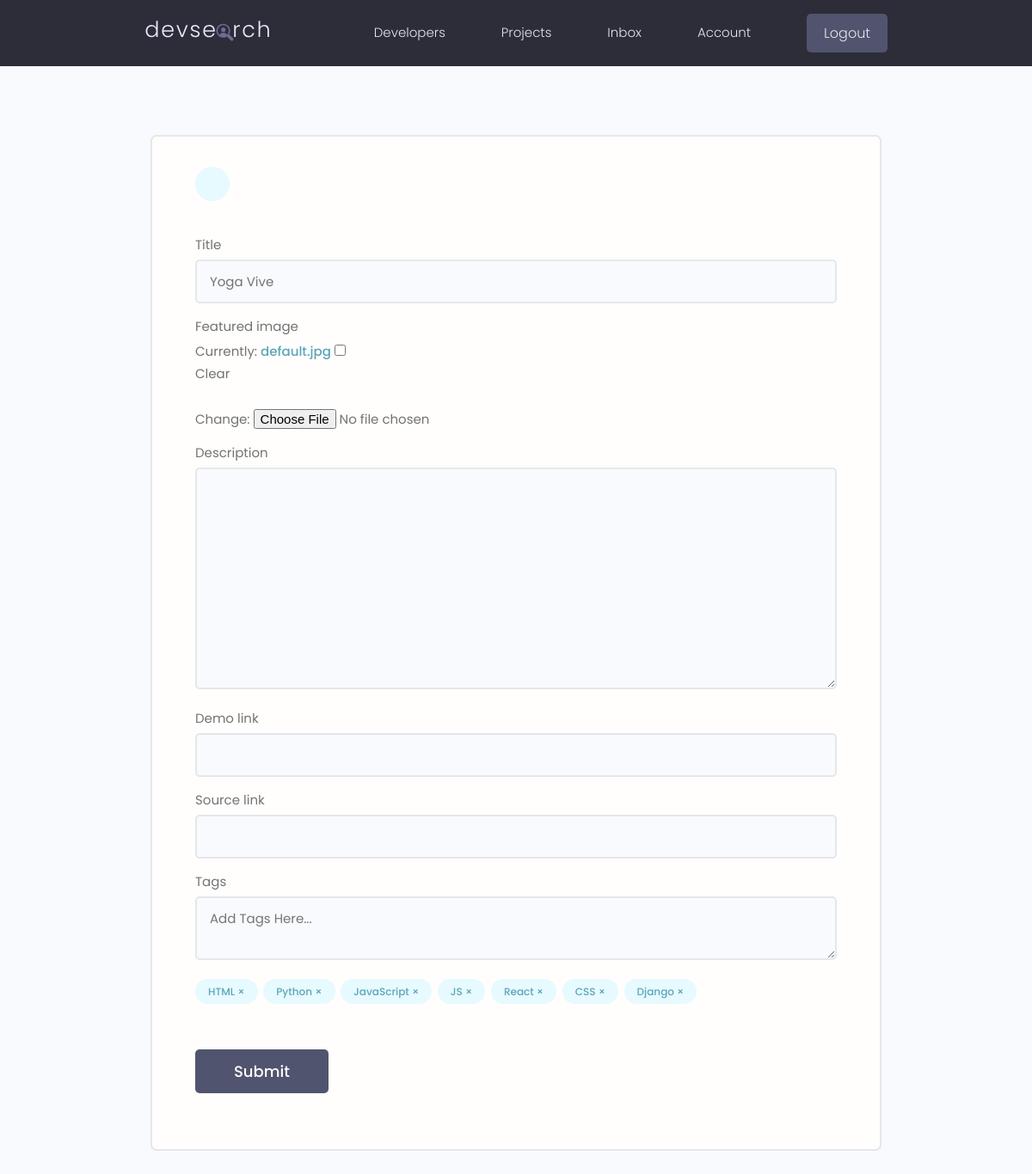
/projects/update-project/4f82afb1-2337-4b10-ab12-f81994ded37b/ (signed in), run on the app's committed database.
### projects/models.py (models this page shows, shortened)
class Project(models.Model):
    owner = models.ForeignKey(Profile, null=True, blank=True, on_delete=models.CASCADE)
    title = models.CharField(max_length=200)
    description = models.TextField(null=True, blank=True)
    featured_image = models.ImageField(null=True, blank=True, default="default.jpg")
    demo_link = models.CharField(max_length=2000, null=True, blank=True)
    source_link = models.CharField(max_length=2000, null=True, blank=True)
    tags = models.ManyToManyField("Tag", blank=True)
    vote_total = models.IntegerField(default=0, null=True, blank=True)
    vote_ratio = models.IntegerField(default=0, null=True, blank=True)
    created = models.DateTimeField(auto_now_add=True)
    id = models.UUIDField(
        default=uuid.uuid4, unique=True, primary_key=True, editable=False
    )
    class Meta:
        ordering = ["-vote_ratio", "-vote_total", "title"]

class Tag(models.Model):
    name = models.CharField(max_length=200)
    created = models.DateTimeField(auto_now_add=True)
    id = models.UUIDField(
        default=uuid.uuid4, unique=True, primary_key=True, editable=False
    )

### projects/views.py (the view, shortened to what this page needs)
# urls.py: path("update-project/<str:pk>/", views.updateProject, name="update-project"),
@login_required(login_url="login")
def updateProject(request, pk):
    profile = request.user.profile
    project = profile.project_set.get(id=pk)
    form = ProjectForm(instance=project)
    context = {"form": form, "project": project}
    return render(request, "projects/project_form.html", context)

### projects/forms.py
class ProjectForm(ModelForm):
    class Meta:
        model = Project
        fields = [
            "title",
            "featured_image",
            "description",
            "demo_link",
            "source_link",
        ]
        widgets = {
            "tags": forms.CheckboxSelectMultiple(),
        }
    def __init__(self, *args, **kwargs):
        super(ProjectForm, self).__init__(*args, **kwargs)
        for name, field in self.fields.items():
            field.widget.attrs.update({"class": "input"})

### projects/templates/projects/project_form.html (shortened to what this page needs)
{% extends 'main.html'%} {% block content %}
<main class="formPage my-xl">
  <div class="content-box">
    <div class="formWrapper">
      <a class="backButton" href="{% url 'account' %}"
        ></a>
      <br />
      <form class="form" method="POST" enctype="multipart/form-data">
        {% csrf_token %} {% for field in form %}
        <div class="form__field">
          <label for="formInput#text">{{field.label}} </label>
          {{field}}
        </div>
        {% endfor %}
        <div class="form__field">
          <label for="formInput#text">Tags</label>
          <textarea
            name="newtags"
            class="input"
            placeholder="Add Tags Here..."
          ></textarea>
        </div>
        <div class="form__field">
          {% for tag in project.tags.all %}
          <div
            class="project-tag tag tag--pill tag--main"
            data-tag="{{tag.id}}"
            data-project="{{project.id}}"
          >
            {{tag.name}} &#215;
          </div>
          {% endfor %}
        </div>
        <input
          class="btn btn--sub btn--lg my-md"
          type="submit"
          value="Submit"
        />
      </form>
    </div>
  </div>
</main>
{% endblock %}

### static/styles/app.css (style rules this page uses)
:root { --color-sub: #2d2d39; }
.btn--sub { background-color: var(--color-sub-light); }
.content-box { width: 95%; max-width: 85rem; margin: 0 auto; }
.backButton { background: var(--color-main-light); color: var(--color-main); width: 4rem; height: 4rem; display: flex; align-items: center; justify-content: center; border-radius: 50%; }
.formPage .formWrapper { list-style: none; background: var(--color-white); padding: 3.5rem 5rem; border: 2px solid var(--color-light); border-radius: 0.7rem; }

### static/uikit/styles/modules/_variables.css (style rules this page uses)
:root { --color-main: #5aa5b9; --color-main-light: #e6faff; --color-sub: #3f4156; --color-sub-light: #51546e; --color-sub-lighter: #ededfd; --color-text: #737373; --color-gray: #8b8b8b; --color-light: #e5e7eb; --color-light-gray: #767676; --color-bg: #f8fafd; --color-white: #fffefd; --color-white-light: #f3f3f3; --color-success: #359e64; --color-success-bg: #def8e8; --color-error: #fc4b0b; --color-error-bg: #fff2ee; --font-base: 'Poppins', arial, helvetica, 'Segoe UI', roboto, ubuntu, sans-serif; --font-monospace: 'Fira Code', 'Courier New', courier, monospace; --font-regular: 300; --font-medium: 500; --font-bold: 700; --generic-shadow: 1px 1px 5px #00000010; --generic-transition: all 0.3s ease-in-out; }

### static/uikit/styles/modules/_base.css (style rules this page uses)
* { margin: 0; padding: 0; box-sizing: border-box; text-rendering: optimizeLegibility; color: inherit; font-size: inherit; }
html { font-size: 50%; }
@media only screen and (min-width: 480px) { html { font-size: 56.25%; } }
@media only screen and (min-width: 1200px) { html { font-size: 62.5%; } }
body { line-height: 1.6; font-weight: 400; font-size: 1.5rem; color: var(--color-text); background-color: var(--color-bg); min-height: 100vh; }

### static/uikit/styles/modules/_typography.css (style rules this page uses)
* { font-family: var(--font-base); }
a { padding-bottom: 2px; text-decoration: none; display: inline-block; color: var(--color-main); font-weight: var(--font-medium); }

### static/uikit/styles/modules/_utilities.css (style rules this page uses)
.my-md { margin: 3rem auto; }
.my-xl { margin: 8rem auto; }

### static/uikit/styles/modules/_button.css (style rules this page uses)
.btn { display: inline-block; position: relative; cursor: pointer; background-color: var(--color-light); font-weight: var(--font-medium); color: var(--color-sub); text-decoration: none; padding: 1rem 2rem; border-radius: 0.5rem; border: none; width: -webkit-fit-content; width: -moz-fit-content; width: fit-content; height: -webkit-fit-content; height: -moz-fit-content; height: fit-content; font-size: 1.6rem; outline-width: 0; outline-color: transparent; -webkit-backface-visibility: hidden; backface-visibility: hidden; transition: all 0.3s ease-in-out; }
.btn--sub { background-color: var(--color-sub); color: var(--color-white); }
.btn--lg { font-size: 1.8rem; padding: 1.2rem 4.5rem; }

### static/uikit/styles/modules/_form.css (style rules this page uses)
.form { display: block; }
.form__field { margin-top: 1.5rem; margin-bottom: 1.5rem; }
.form__label, .form__field > label { display: block; margin-bottom: 0.5rem; color: var(--color-text); }
input.input[type='text'], input.input[type='email'], input.input[type='password'], input.input[type='number'], textarea.input { min-width: 24rem; width: 100%; padding: 1.2rem 1.5rem; border-radius: 0.5rem; border: 2px solid var(--color-light); transition: all 0.3s ease-in-out; background-color: var(--color-bg); }

### static/uikit/styles/modules/_tag.css (style rules this page uses)
.tag { display: inline-flex; align-items: center; background-color: var(--color-sub); height: -webkit-fit-content; height: -moz-fit-content; height: fit-content; width: -webkit-fit-content; width: -moz-fit-content; width: fit-content; border-radius: 0.5rem; padding: 0.5rem 1.5rem; font-size: 1.2rem; cursor: pointer; }
.tag:not(:last-child) { margin-right: 0.25rem; margin-bottom: 0.75rem; }
.tag--pill { border-radius: 5rem; }
.tag--main, .tag--main > small { background: var(--color-main-light); color: var(--color-main); font-weight: 500; }

### data on the page
Project: form "Yoga Vive"
Tag: name "HTML"
Tag: name "Python"
Tag: name "JavaScript"
Tag: name "JS"
Tag: name "React"
Tag: name "CSS"
Tag: name "Django"

### other printed values
{{ field.label }} "Title" "Featured image" "Description" "Demo link" "Source link"
